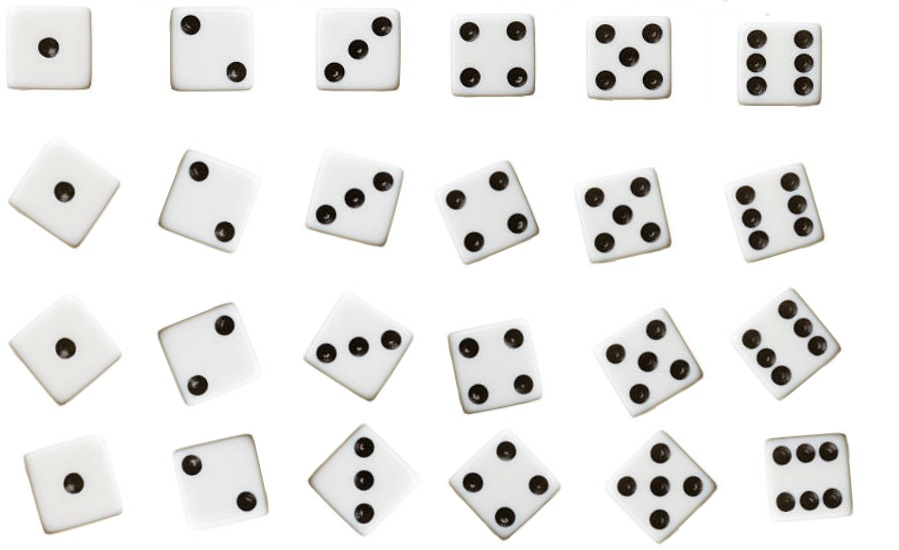
#> input picture images/dados.jpg, 899 x 550 px
$ python projeto3.py
#> lines starting #> are read from the running program, lines starting #| are printed output that depends on the picture; after the words box and inside, x2 and y2 are one past the last pixel; in counts of white or black regions, pixels touching at a corner belong together
# Standard imports
import cv2


def main():
    # Read image
    img = cv2.imread("images/dados.jpg", cv2.IMREAD_COLOR)
#> img is the input picture: shape (550, 899, 3); mean B, G, R 233.1, 234.2, 234.7
    count_dices(img)
    show_img(img, "dado")


def count_dices(img):
    gray_image = cv2.cvtColor(img, cv2.COLOR_BGR2GRAY)

    # binary image
    _, thresh = cv2.threshold(gray_image, 250, 255, cv2.THRESH_BINARY_INV)
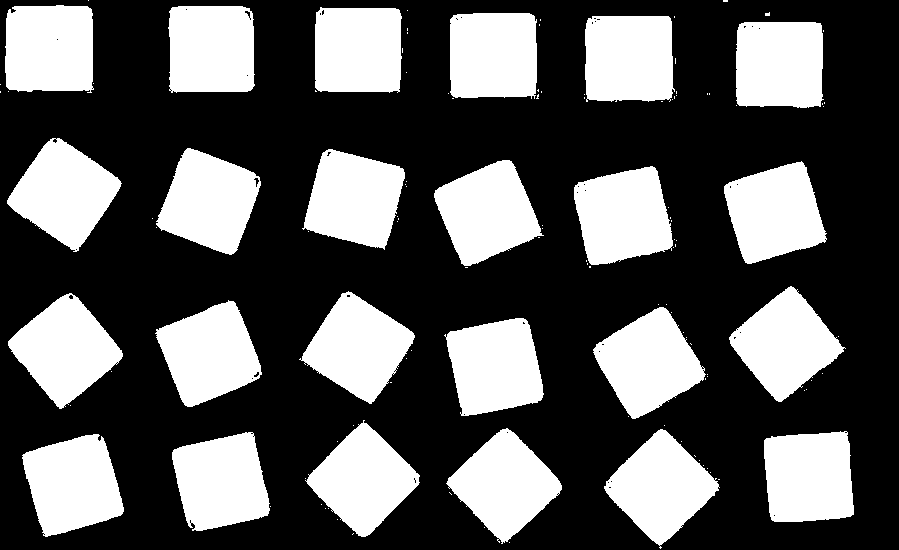
#> thresh: shape (550, 899); 35.5% white; 123 white regions (99 under 20 px), largest, box (x1, y1, x2, y2) and area: (593, 307, 706, 419) 7417, (574, 166, 673, 265) 7407, (7, 138, 122, 252) 7406
    thresh_blur = cv2.medianBlur(thresh, 21)
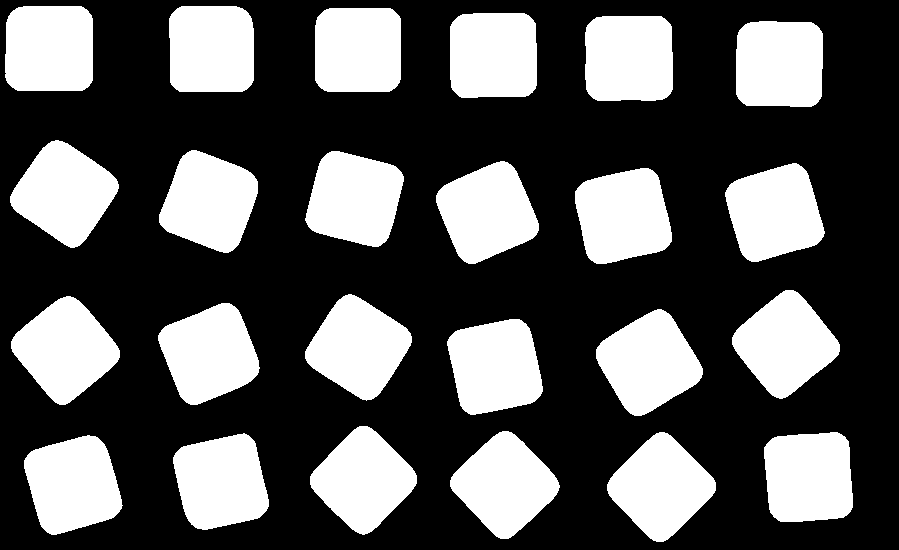
#> thresh_blur: shape (550, 899); 34.7% white; 24 white regions
    show_img(thresh_blur, "Thresh")

    # get contours
    contours, hierarchy = cv2.findContours(thresh_blur, cv2.RETR_EXTERNAL, cv2.CHAIN_APPROX_SIMPLE)
#> contours = 24 contours; largest, box (x1, y1, x2, y2) and area: (596, 309, 703, 416) 7139, (11, 296, 120, 405) 7125, (10, 140, 119, 248) 7125, (607, 432, 716, 542) 7124, (575, 168, 672, 264) 7110
    cv2.drawContours(img, contours, -1, (0, 0, 255), 2)
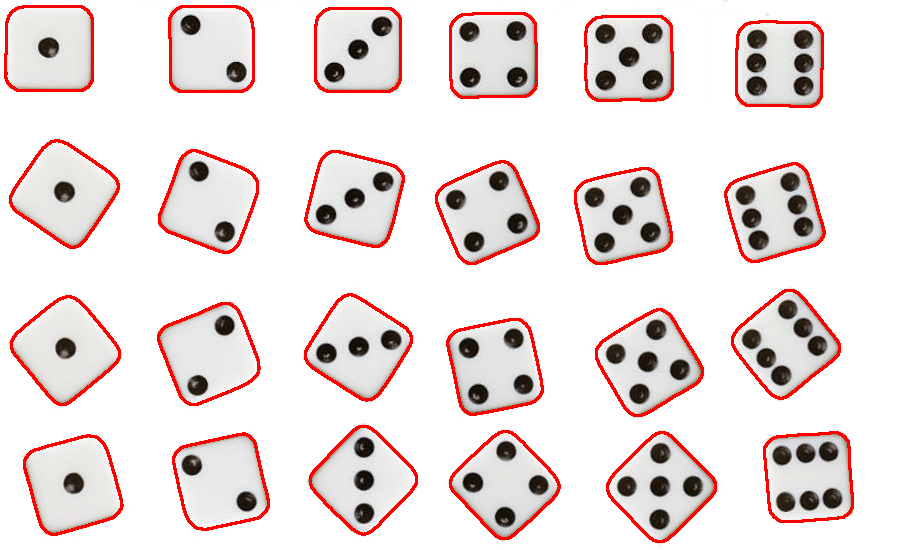
#> img: shape (550, 899, 3); 5.16% of pixels changed, all inside (x1, y1, x2, y2) = (4, 5, 854, 543)

    height, width = gray_image.shape
#> height = 550; width = 899
    min_x, min_y = width, height
#> min_x = 899; min_y = 550
    max_x = max_y = 0

    # computes the bounding box for the contour, and draws it on the frame,
    print(len(contours))
#| 24

    # Set up the detector with default parameters.
    detector = cv2.SimpleBlobDetector_create()

    for contour in contours:
        area = cv2.contourArea(contour)
        if area > 25:
            (x, y, w, h) = cv2.boundingRect(contour)
            min_x, max_x = min(x, min_x), max(x + w, max_x)
            min_y, max_y = min(y, min_y), max(y + h, max_y)

            roi = img[y:y+h, x:x+w]

            # Detect blobs.
            key_points = detector.detect(roi)

            print("Blobs = ", len(key_points))

            cv2.putText(img, str(len(key_points)), (int(x+(w/2)), int(y+(h/2))), cv2.FONT_HERSHEY_SIMPLEX, 1, (123, 23, 255), 2)
#> this loop made 24 passes
#> (area, x, y, w, h, min_x, max_x, min_y) on passes 1, 2, 9, 10, 17, 18, 23, 24: (7080.5, 24, 435, 99, 100, 24, 123, 435), (6946, 173, 433, 96, 97, 24, 269, 433), (6959, 158, 303, 102, 102, 24, 853, 303), (7125, 11, 296, 109, 109, 11, 853, 296), (6960, 159, 150, 99, 103, 11, 853, 150), (7125, 10, 140, 109, 108, 10, 853, 140), (6848, 169, 6, 85, 86, 10, 853, 6), (7030.5, 5, 6, 88, 85, 5, 853, 6)
#> (area, x, y, w, h, min_x, max_x, min_y) on passes 3 to 8: (6980, 764, 432, 89, 90, 24, 853, 432), (7124.5, 607, 432, 109, 110, 24, 853, 432), (7036.5, 450, 431, 110, 108, 24, 853, 431), (6970.5, 310, 426, 107, 109, 24, 853, 426), (6993.5, 447, 319, 96, 96, 24, 853, 319), (7139, 596, 309, 107, 107, 24, 853, 309)
#| Blobs =  1
#| Blobs =  2
#| Blobs =  6
#| Blobs =  5
#| Blobs =  4
#| Blobs =  3
#| Blobs =  4
#| Blobs =  5
#> (further printed lines are left out)
#> pass 1, in count_dices, `roi = img[y:y+h, x:x+w]`:
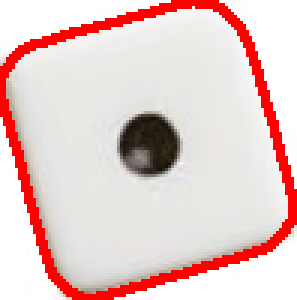
#> roi: shape (100, 99, 3) (shown 3 times larger); mean B, G, R 201.6, 204, 232.1
#> pass 3, in count_dices, `roi = img[y:y+h, x:x+w]`:
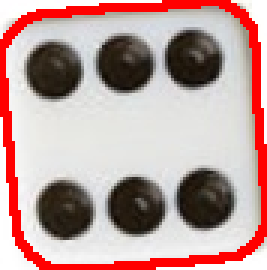
#> roi: shape (90, 89, 3) (shown 3 times larger); mean B, G, R 154.4, 157.3, 188.9
#> after the loop:
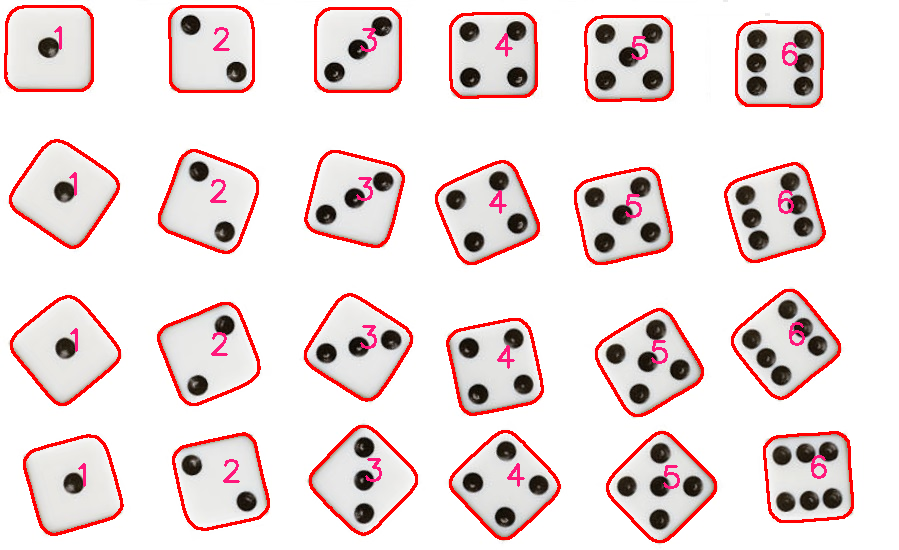
#> img: shape (550, 899, 3); 0.74% of pixels changed, all inside (x1, y1, x2, y2) = (54, 26, 827, 489)
#> after the loop:
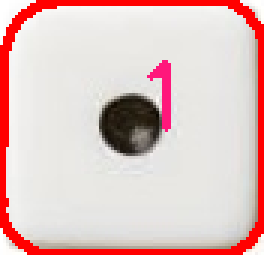
#> roi: shape (85, 88, 3) (shown 3 times larger); mean B, G, R 192.9, 194.9, 225.1


def show_img(img, window_name):
    cv2.imshow(window_name, img)
    cv2.waitKey(0)
    cv2.destroyAllWindows()


if __name__ == "__main__":
    main()
